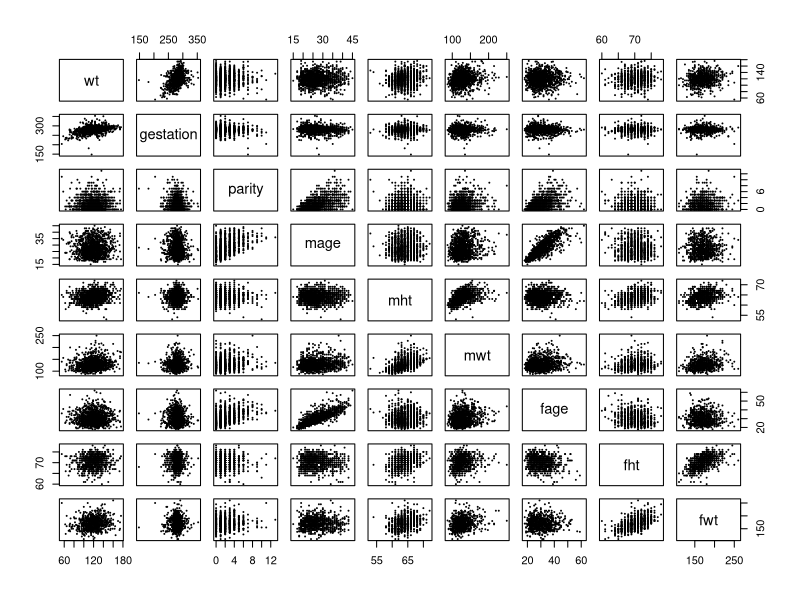
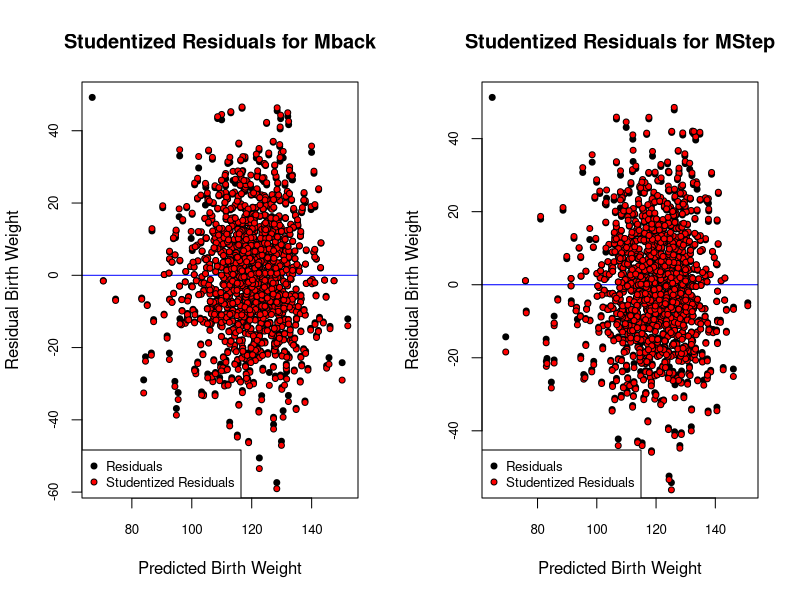
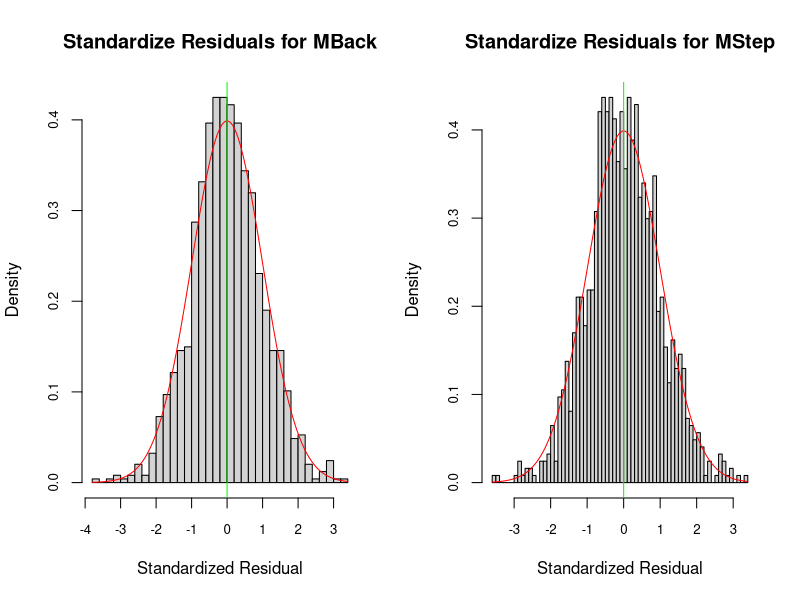
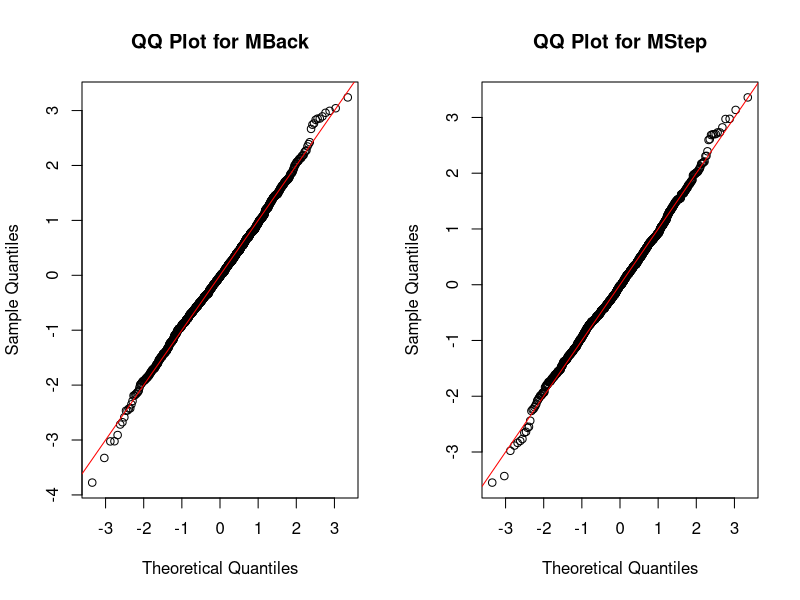
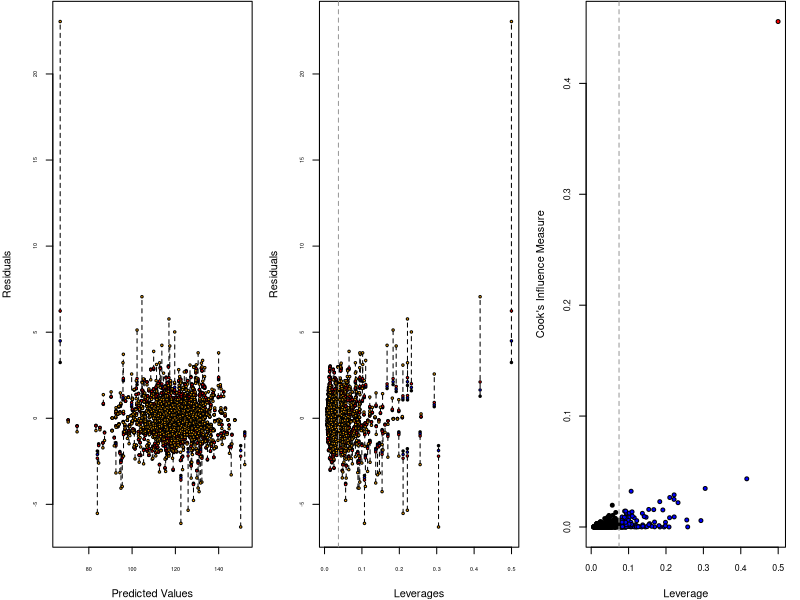
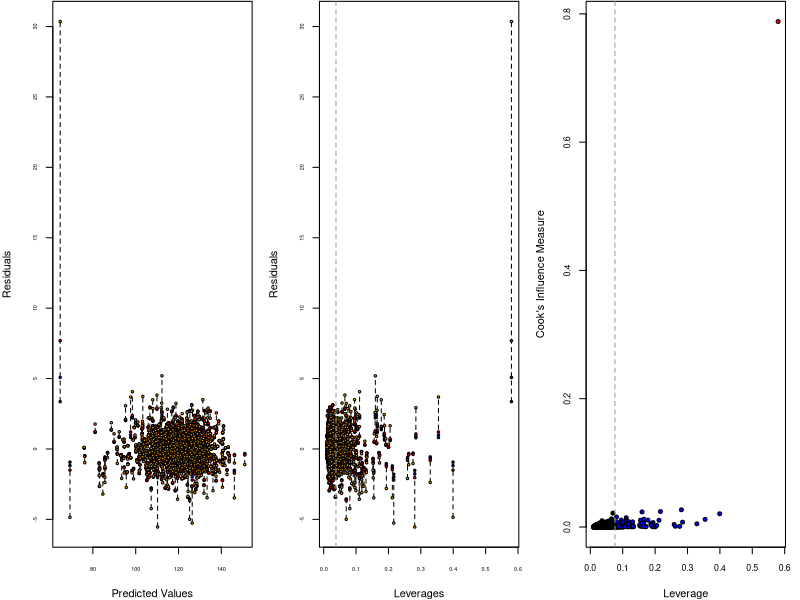
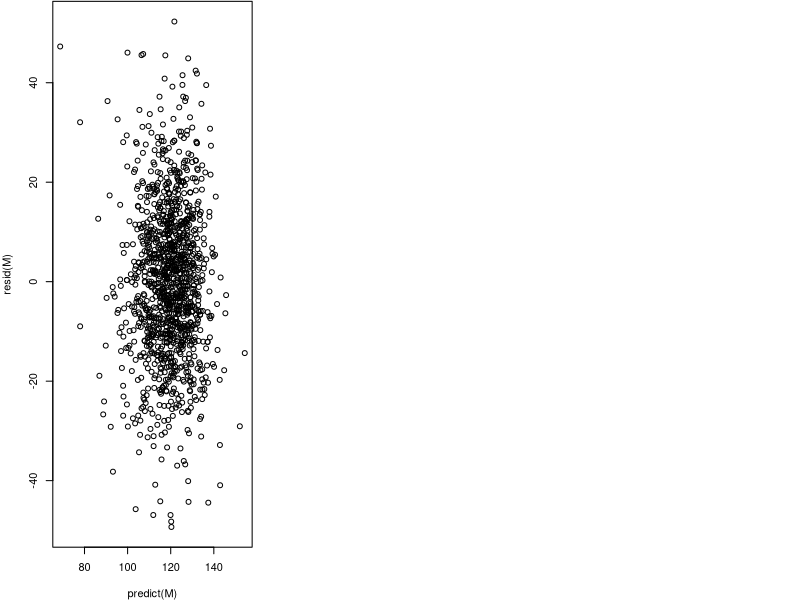
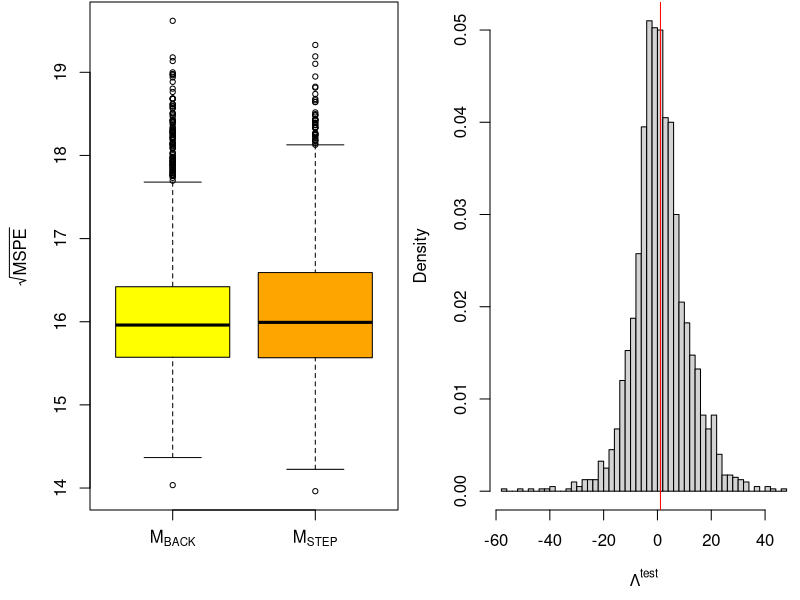

Write the R code that produced these figures, in order.
## ---- chunk 1
knitr::opts_chunk$set(echo = TRUE)
library(mice)
## ---- chunk 2
# read in data
births.raw = read.csv("chds_births.csv")
## ---- chunk 3
# head(births.raw, 10)
# summary(births.raw)

# Validating Variables
births.raw$marital[!births.raw$marital %in% c(1:5)] = NA
births.raw$time[births.raw$time %in% c(9)] = NA
births.raw$number[births.raw$number %in% c(9)] = NA

## ---- chunk 4
categoricals = c('meth', 'feth', 'med', 'fed', 'marital', 'income', 'smoke', 'time', 'number')#, 'parity', 'mht', 'fht')
continuous = names(births.raw)[! names(births.raw) %in% categoricals]

# Categorize m/feth
#meth.categories = c(rep('Caucasian', 6), 'Mexican', 'African-American', 'Asian', 'Mixed', 'Other')
meth.categories = c(rep('Caucasian', 6), 'Other', 'African-American', 'Other', 'Other', 'Other')
for (i in 1:length(meth.categories)) {
  births.raw$meth[births.raw$meth == i-1] = meth.categories[i]
  births.raw$feth[births.raw$feth == i-1] = meth.categories[i]
}
births.raw$meth = as.factor(births.raw$meth)
births.raw$feth = as.factor(births.raw$feth)

# Categorize m/fed
#med.categories = c('elementary school', 'middle school', 'high school', 'high school + trade school', 'high school + some college', 'college graduate', 'trade school', 'high school unclear')
med.categories = c('Other', 'middle school', 'high school', 'Other', 'high school + some college', 'college graduate', 'Other', 'Other')
for (i in 1:length(med.categories)) {
  births.raw$med[births.raw$med == i-1] = med.categories[i]
  births.raw$fed[births.raw$fed == i-1] = med.categories[i]
}
births.raw$med = as.factor(births.raw$med)
births.raw$fed = as.factor(births.raw$fed)

# Categorize marital
#marital.categories = c('married', 'legally separated', 'divorced', 'widowed', 'never married')
marital.categories = c('married', 'single', 'single', 'single', 'single')
for (i in 1:length(marital.categories)) {
  births.raw$marital[births.raw$marital == i] = marital.categories[i]
}
births.raw$marital = as.factor(births.raw$marital)

# Categorize income
income.categories = c('under 2500', '2500-4999', '5000-7499', '7500-9999', '10000-12499', '12500-14999', '15000-17499', '17500-19999', '20000-22499', 'over 22500')
for (i in 1:length(income.categories)) {
  births.raw$income[births.raw$income == i-1] = income.categories[i]
}
births.raw$income = as.factor(births.raw$income)

# Categorize smoke
smoke.categories = c('never', 'smokes now', 'until pregnancy', 'used to, not anymore')
for (i in 1:length(smoke.categories)) {
  births.raw$smoke[births.raw$smoke == i-1] = smoke.categories[i]
}
births.raw$smoke = as.factor(births.raw$smoke)

# Categorize time
#time.categories = c('never or more than 10 years', 'still smokes', 'during pregnancy', 'less than a year', '1-2 years', '2-3 years', '3-4 years', '5-9 years', 'never or more than 10 years', 'quit but don’t know when')
time.categories = c('never or more than 10 years', 'still smokes', 'during pregnancy', 'less than 10 year', 'less than 10 year', 'less than 10 year', 'less than 10 year', 'less than 10 year', 'never or more than 10 years', 'quit but don’t know when')
for (i in 1:length(time.categories)) {
  births.raw$time[births.raw$time == i-1] = time.categories[i]
}
births.raw$time = as.factor(births.raw$time)

# Categorize number
#number.categories = c('never smoked', '1-4', '5-9', '10-14', '15-19', '20-29', '30-39', '40-60', 'more than 60', 'smoked but don’t know how much')
number.categories = c('never smoked', 'less than 20', 'less than 20', 'less than 20', 'less than 20', 'more than 20', 'more than 20', 'more than 20', 'more than 20', 'smoked but don’t know how much')
for (i in 1:length(number.categories)) {
  births.raw$number[births.raw$number == i-1] = number.categories[i]
}
births.raw$number = as.factor(births.raw$number)

births.raw$smoke = NULL
# summary(births.raw)
## ---- chunk 5
births.raw.cont = births.raw[ , ! names(births.raw) %in% categoricals]
# summary(births.raw.cont)
pairs(births.raw.cont, cex = 0.2)
prefit.model <- lm(births.raw.cont)
## ---- chunk 6
table(births.raw$parity)

# Categorize parity
births.raw$parity[births.raw$parity > 5] = 5
parity.categories = c('zero', 'one', 'two', 'three', 'four', 'more than four')
for (i in 1:length(parity.categories)) {
  births.raw$parity[births.raw$parity == i-1] = parity.categories[i]
}
births.raw$parity = as.factor(births.raw$parity)
## ---- chunk 7
proportion <- sapply(births.raw, function(x) { sum(is.na(x))*100/nrow(births.raw) })
proportion
## ---- chunk 8
invisible(capture.output(births.mice <- mice(births.raw, method = "cart", seed = 1)))
births.clean <- complete(births.mice)
# summary(births.clean)
# anyNA(births.clean)
## ---- chunk 9
M0 <- lm(wt ~ 1, data = births.clean) # initial model
Mfull <- lm(wt ~ (. - number - time - fed - med - feth - meth - marital)^2+ number + time + fed + med + feth                + meth + marital + I(gestation^2) + I(mage^2) + I(mht^2)
              + I(mwt^2) + I(fage^2) + I(fht^2) + I(fwt^2), data = births.clean) # full model
Mstart <- lm(wt ~ ., data = births.clean) # start model
## ---- chunk 10
# forward selection
Mfwd <- step(object = M0,
             scope = list(lower = M0, upper = Mfull),
             direction = "forward",
             trace = FALSE)
## ---- chunk 11
# backward elimination
Mback <- step(object = Mfull,
              scope = list(lower = M0, upper = Mfull),
              direction = "backward",
              trace = FALSE)
## ---- chunk 12
# stepwise selection
Mstep <- step(object = Mstart,
              scope = list(lower = M0, upper = Mfull),
              direction = "both",
              trace = FALSE)
## ---- chunk 13
# models to compare
M1 <- Mback
M2 <- Mstep
## ---- chunk 14
#Press Statistic
calPress <- function(M){
  #X <- model.matrix(M)
  #H <- X %*% solve(crossprod(X), t(X))
  #press <- resid(M)/(1-diag(H))
  press <- resid(M)/(1-hatvalues(M))
  press <- sum(press^2)
  return(press)
}

press1 <- calPress(Mfwd);
press2 <- calPress(Mback);
press3 <- calPress(Mstep);
press4 <- calPress(prefit.model)

presses <- c(press1, press2, press3, press4)

# AIC Statistic
AIC1 <- AIC(Mfwd)
AIC2 <- AIC(Mback)
AIC3 <- AIC(Mstep)
AIC4 <- AIC(prefit.model)

AICS <- c(AIC1, AIC2, AIC3, AIC4)


## ---- chunk 15
r.squared <- c(summary(Mfwd)$r.squared, summary(Mback)$r.square, 
               summary(Mstep)$r.square, summary(prefit.model)$r.square)
info <- c(r.squared,AICS,presses)
info <- matrix(t(info),nrow = 4,ncol = 3)
rownames(info)<-c("MFwd", "MBack", "MStep", "MPrefit")
colnames(info)<-c("R^2", "AIC", "Press")
info  

## ---- chunk 16

# function for drawing studendized residual plots
StuResPlot <- function(M,name) {
  cex <- .8
  res <- residuals(M)
  h <- hatvalues(M)  # Hat matrix
  sigma.hat <- sigma(M)
  res.stu <- resid(M)/sqrt(1-h) # studentized residuals, but on the data scale
  y.hat <- predict(M)
 
  par(4,.1,4,.1)
  plot(y.hat, res, pch = 21, bg = "black", cex = cex, cex.axis = cex,
        xlab = "Predicted Birth Weight",
        ylab = "Residual Birth Weight",
        main = paste("Studentized Residuals for",name),
        abline(h = mean(res), col = "blue"))
  points(y.hat, res.stu, pch = 21, bg = "red", cex = cex)
  legend(x = "bottomleft", c("Residuals", "Studentized Residuals"),
        pch = 21, pt.bg = c("black", "red"), pt.cex = cex, cex = cex)
}

# function for drawing standardized residual plots
StaResPlot <- function(M,name) {
  cex <- .8
  res <- residuals(M) # Hat matrix
  h <- hatvalues(M)
  sigma.hat <- sigma(M)
  # par(mar = c(4,2,.1,2))
  par(4,.1,4,.1)
  hist(res/sigma.hat, breaks = 50, freq = FALSE, cex.axis = cex,
  xlab = "Standardized Residual", main = paste("Standardize Residuals for",name))
  curve(dnorm(x), col = "red", add = TRUE)
  abline(v = mean(res/sigma.hat), col = "green")
}

#function for drawing QQ plots
QQPlot <- function(M,name) {
  res <- residuals(M)
  h <- hatvalues(M)
  qqnorm(res/sigma(M),main = paste("QQ Plot for",name))
  abline(a=0, b=1, col = "red") #add 45 degree line
  # head(res.stu1)
}


## ---- chunk 17

 par(mfrow = c(1,2))
# studendized residual for backward elimination model:
StuResPlot(Mback,"Mback")

# studentdized residual for stepwise selection model:
StuResPlot(Mstep,"MStep")

## ---- chunk 18
par(mfrow = c(1,2))
# standardized residual for backward elimination model:
StaResPlot(Mback,"MBack")

# standardized residual for stepwise selection model:
StaResPlot(Mstep,"MStep")
## ---- chunk 19

 par(mfrow = c(1,2))
# QQ-plot for backward selection model:
QQPlot(Mback,"MBack")

# QQ-plot for stepwise selection model:
QQPlot(Mstep,"MStep")
## ---- chunk 20
# function to produce leverage and influence plots
LeverageInfluence <- function(M) {
  y.hat <- predict(M) # predicted values
  sigma.hat <- sigma(M)
  res <- resid(M) # original residuals$
  res.sta <- res/sigma.hat # standardized residuals

  # compute leverages
  h <- hatvalues(M) # hat matrix
  res.stu <- res.sta/sqrt(1-h) # studentized residuals

  # PRESS residuals
  press <- res/(1-h)

  # DFFITS residuals
  dfts <- dffits(M)

  # standardize each of these such that they are identical at the average
  # leverage value
  p <- length(coef(M))
  n <- nobs(M)
  hbar <- p/n # average leverage
  res.stu <- res.stu*sqrt(1 - hbar) # at h = hbar, res.stu = res.sta
  press <- press*(1 - hbar)/sigma.hat # at h = hbar, press = res.sta
  dfts <- dfts*(1 - hbar)/sqrt(hbar) # at h = hbar, dfts = res.sta

  # plot all residuals
  par(mfrow = c(1,3), mar = c(4,4,.1,1.1))
  cex <- .5
  plot(y.hat, rep(0, length(y.hat)),
       type = "n", # empty plot to get the axis range
       ylim = range(res.sta, res.stu, press, dfts),
       cex.axis = cex,
       xlab = "Predicted Values",
       ylab = "Residuals")

  # dotted line connecting each observations residuals for better visibility
  segments(x0 = y.hat,
           y0 = pmin(res.sta, res.stu, press, dfts),
           y1 = pmax(res.sta, res.stu, press, dfts),
           lty = 2)
  points(y.hat, res.sta, pch = 21, bg = "black", cex = cex)
  points(y.hat, res.stu, pch = 21, bg = "blue", cex = cex)
  points(y.hat, press, pch = 21, bg = "red", cex = cex)
  points(y.hat, dfts, pch = 21, bg = "orange", cex = cex)

  # against leverages
  plot(h, rep(0, length(y.hat)),
       type = "n",
       cex.axis = cex,
       ylim = range(res.sta, res.stu, press, dfts),
       xlab = "Leverages", ylab = "Residuals")

  segments(x0 = h,
          y0 = pmin(res.sta, res.stu, press, dfts),
          y1 = pmax(res.sta, res.stu, press, dfts),
          lty = 2)
  points(h, res.sta, pch = 21, bg = "black", cex = cex)
  points(h, res.stu, pch = 21, bg = "blue", cex = cex)
  points(h, press, pch = 21, bg = "red", cex = cex)
  points(h, dfts, pch = 21, bg = "orange", cex = cex)
  abline(v = hbar, col = "grey60", lty = 2)

  # cook's distance vs. leverage
  D <- cooks.distance(M)

  # flag some of the points
  infl.ind <- which.max(D) # top influence point
  lev.ind <- h > 2*hbar # leverage more than 2x the average
  clrs <- rep("black", len = n)
  clrs[lev.ind] <- "blue"
  clrs[infl.ind] <- "red"
  # par(mfrow = c(1,1), mar = c(4,4,1,1))
  cex <- .8
  plot(h, D, xlab = "Leverage", ylab = "Cook's Influence Measure",
  pch = 21, bg = clrs, cex = cex, cex.axis = cex)
  p <- length(coef(M))
  n <- nrow(births.clean)
  hbar <- p/n # average leverage
  abline(v = 2*hbar, col = "grey60", lty = 2) # 2x average leverage
  return(c(infl.ind, D[infl.ind]))
}


# leverage influence for forward selection model:
a <-LeverageInfluence(Mback)
 b <-LeverageInfluence(Mstep)

## ---- chunk 21
M <-lm(births.clean)
# coef(M)
plot(predict(M),resid(M))
entry <- which.max(resid(M))
entry
## ---- chunk 22
options(warn=-1)      #turn off warnings
# Cross-validation setup
nreps <- 2e3 # number of replications
ntot <- nrow(births.clean) # total number of observations
ntrain <- floor(ntot * 0.7) # size of training set
ntest <- ntot-ntrain # size of test set
mspe1 <- rep(NA, nreps) # sum-of-square errors for each CV replication
mspe2 <- rep(NA, nreps)
logLambda <- rep(NA, nreps) # log-likelihod ratio statistic for each replication
system.time({
  for(ii in 1:nreps) {
    if(ii%%200 == 0) message("ii = ", ii)
    # randomly select training observations
    train.ind <- sample(ntot, ntrain) # training observations
    # refit the models on the subset of training data; ?update for details!
    M1.cv <- update(M1, subset = train.ind)
    M2.cv <- update(M2, subset = train.ind)
    # out-of-sample residuals for both models
    # that is, testing data - predictions with training parameters
    M1.res <- births.clean$wt[-train.ind] -
              predict(M1.cv, newdata = births.clean[-train.ind,])
    M2.res <- births.clean$wt[-train.ind] -
              predict(M2.cv, newdata = births.clean[-train.ind,])
    # mean-square prediction errors
    mspe1[ii] <- mean(M1.res^2)
    mspe2[ii] <- mean(M2.res^2)
    # out-of-sample likelihood ratio
    M1.sigma <- sqrt(sum(resid(M1.cv)^2)/ntrain) # MLE of sigma
    M2.sigma <- sqrt(sum(resid(M2.cv)^2)/ntrain)
    # since res = y - pred, dnorm(y, pred, sd) = dnorm(res, 0, sd)
    logLambda[ii] <- sum(dnorm(M1.res, mean = 0, sd = M1.sigma, log = TRUE))
    logLambda[ii] <- logLambda[ii] -
                     sum(dnorm(M2.res, mean = 0, sd = M2.sigma, log = TRUE))
  }
})
options(warn=1)      #turn warnings back on
## ---- chunk 23
# plot rMSPE and out-of-sample log(Lambda)
par(mfrow = c(1,2))
par(mar = c(4.5, 4.5, .1, .1))
boxplot(x = list(sqrt(mspe1), sqrt(mspe2)), names = expression(M[BACK], M[STEP]), cex = .7,
        ylab = expression(sqrt(MSPE)), col = c("yellow", "orange"))
hist(logLambda, breaks = 50, freq = FALSE,
     xlab = expression(Lambda^{test}),
     main = "", cex = .7)
abline(v = mean(logLambda), col = "red") # average value


# r.squared <- c(summary(M1)$r.squared,summary(M2)$r.squared)
# 
# 
# presses <- c(calPress(M1), calPress(M2))
# 
# 
# AICS <-c(AIC(M1),AIC(M2))
# 
# info <-matrix(c(r.squared,presses,AICS),nrow = 2, ncol = 3)
# rownames(info) <- c("MBack","MStep")
# colnames(info)<- c("R^2","Press","AIC")
# 
# info
# 
